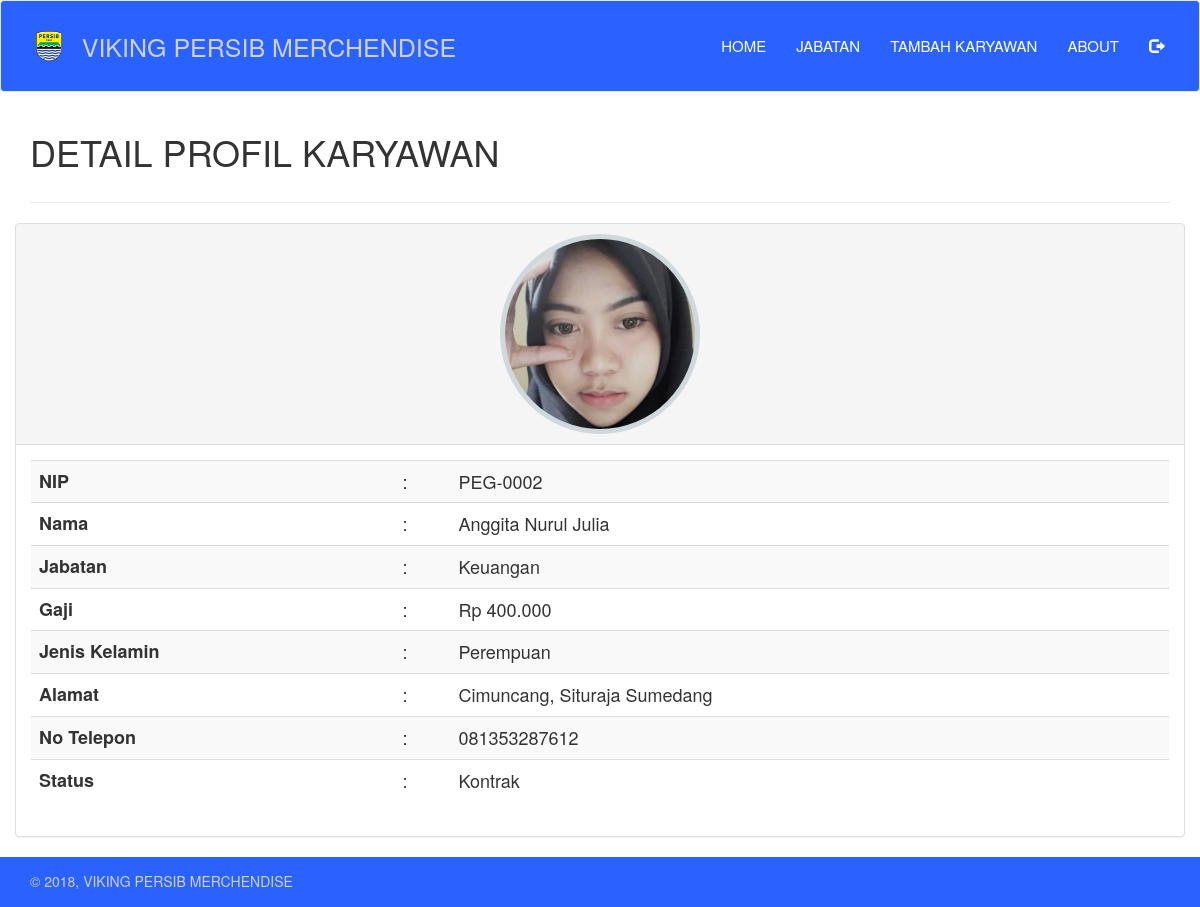
Screenshot of /detail.php?nip=PEG-0002 with the database file from the repository.
### tables this page shows
CREATE TABLE `data_karyawan` (
  `nip` varchar(10) NOT NULL,
  `nama` varchar(50) NOT NULL,
  `gambar` varchar(255) NOT NULL,
  `alamat` varchar(100) NOT NULL,
  `gaji` int(50) NOT NULL,
  `departemen` varchar(100) NOT NULL,
  `sex` varchar(20) NOT NULL,
  `status` varchar(20) NOT NULL,
  `no_telp` varchar(20) NOT NULL
);

### function/karyawan.php (called while the page is built, shortened)
<?php
function tampilkan_per_nip($nip){
	$query  = "SELECT * FROM data_karyawan WHERE nip='$nip'";
	return result($query);
}
function result($query){
	global $link;
	if ($result = mysqli_query($link, $query) or die('gagal menampilkan data')) {
		return $result;
	}
}
 ?>

### detail.php (the view, shortened to what this page needs)
<?php
require_once "view/header.php";
$nip = $_GET['nip'];
if (isset($nip)) {
  $detail = tampilkan_per_nip($nip);
  while ($row = mysqli_fetch_assoc($detail)) {
    $nip_detail         = $row['nip'];
    $nama_detail        = $row['nama'];
    $departemen_detail  = $row['departemen'];
    $gaji_detail        = $row['gaji'];
    $sex_detail         = $row['sex'];
    $alamat_detail      = $row['alamat'];
    $notelp_detail      = $row['no_telp'];
    $status_detail      = $row['status'];
    $gambar_detail      = $row['gambar'];
  }
}
function rupiah($nilai, $pecahan = 0) {
    return number_format($nilai, $pecahan, ',', '.');
}
 ?>
 <div class="container">
   <div class="row">
     <div class="col-sm-6">
       <h1>DETAIL PROFIL KARYAWAN</h1>
     </div>
   </div>
   <hr>
   <div class="row">
     <div class="panel panel-default">
       <div class="panel-heading">
         <div class="text-center">
           <img src="image/<?= $gambar_detail; ?>" class="img_circle">
         </div>
       </div>
       <div class="panel-body">
         <div class="table-responsive">
           <table class="table table-striped" style="font-size:18px">
             <tr>
               <th>NIP</th>
               <td>:</td>
               <td><?= $nip_detail; ?></td>
             </tr>
             <tr>
               <th>Nama</th>
               <td>:</td>
               <td><?= $nama_detail; ?></td>
             </tr>
             <tr>
               <th>Jabatan</th>
               <td>:</td>
               <td><?= $departemen_detail; ?></td>
             </tr>
             <tr>
               <th>Gaji</th>
               <td>:</td>
               <td>Rp <?= rupiah($gaji_detail); ?></td>
             </tr>
             <tr>
               <th>Jenis Kelamin</th>
               <td>:</td>
               <td><?= $sex_detail; ?></td>
             </tr>
             <tr>
               <th>Alamat</th>
               <td>:</td>
               <td><?= $alamat_detail; ?></td>
             </tr>
             <tr>
               <th>No Telepon</th>
               <td>:</td>
               <td><?= $notelp_detail; ?></td>
             </tr>
             <tr>
               <th>Status</th>
               <td>:</td>
               <td><?= $status_detail; ?></td>
             </tr>
           </table>
         </div>
       </div>
     </div>
   </div>
 </div>
 <?php
 require_once "view/footer.php";
  ?>

### view/style.css (style rules this page uses)
.img_circle { display: inline-block; object-fit:cover; border-radius: 50%; box-sizing: border-box; border: 5px solid #cfd8dc; height: 200px; width: 200px; }

### rows the page displays
data_karyawan: gambar (picture), nip "PEG-0002", nama "Anggita Nurul Julia", departemen "Keuangan", gaji "400.000", sex "Perempuan", alamat "Cimuncang, Situraja Sumedang", no_telp "081353287612", status "Kontrak"
